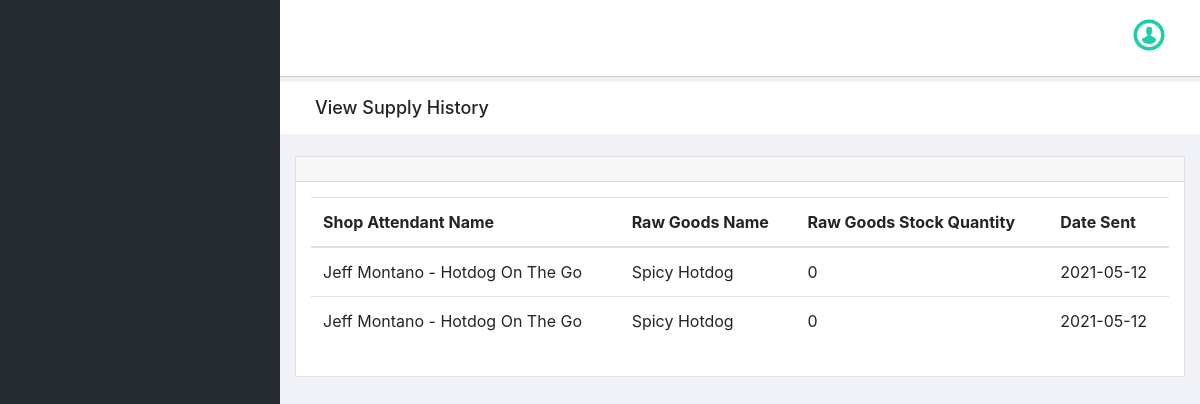
Screenshot of /supplier/view_supply_history.php with the database file from the repository.
### tables this page shows
CREATE TABLE `supply_history` (
  `supply_history_id` int(11) NOT NULL,
  `shop_attendant_id` int(11) NOT NULL,
  `raw_goods_id` int(11) NOT NULL,
  `date_sent` date NOT NULL
);

CREATE TABLE `shop_attendant` (
  `shop_attendant_id` int(11) NOT NULL,
  `username` varchar(150) NOT NULL,
  `password` varchar(150) NOT NULL,
  `shop_attendant_name` char(50) NOT NULL,
  `shop_attendant_address` varchar(150) NOT NULL
);

CREATE TABLE `inventory` (
  `inventory_id` int(11) NOT NULL,
  `inventory_rawgoods_id` int(11) NOT NULL,
  `inventory_rawgoods` varchar(150) NOT NULL,
  `inventory_stockqty` int(11) NOT NULL,
  `supplier_id` int(11) NOT NULL,
  `date_received` date NOT NULL,
  `inventory_status` tinyint(1) NOT NULL
);

### supplier/view_supply_history.php (the view, shortened to what this page needs)
<!doctype html>
<html class="no-js" lang="en">
<head>
    <link rel="stylesheet" href="../vendors/bootstrap/dist/css/bootstrap.min.css">
    <link rel="stylesheet" href="../vendors/font-awesome/css/font-awesome.min.css">
    <link rel="stylesheet" href="../vendors/themify-icons/css/themify-icons.css">
    <link rel="stylesheet" href="../vendors/flag-icon-css/css/flag-icon.min.css">
    <link rel="stylesheet" href="../vendors/selectFX/css/cs-skin-elastic.css">
    <link rel="stylesheet" href="../vendors/jqvmap/dist/jqvmap.min.css">
    <link rel="stylesheet" href="../assets/css/style.css">
</head>
<body>
    <?php include_once('includes/sidebar.php');?>
    <div id="right-panel" class="right-panel">
        <?php include_once('includes/header.php');?>
        <div class="breadcrumbs">
            <div class="col-sm-4">
                <div class="page-header float-left">
                    <div class="page-title">
                        <h1>View Supply History</h1>
                    </div>
                </div>
            </div>
            <div class="col-sm-8">
            </div>
        </div>
  <div class="content mt-3">
            <div class="animated fadeIn">
                <div class="row">
                    <div class="col-lg-12">
                        <div class="card">
                            <div class="card-header">
                            </div>
                            <div class="card-body">
                                <table class="table" id="manageInventory" width="100%">
                                    <thead>
                                        <tr>
                                          <th>Shop Attendant Name</th>
                                          <th>Raw Goods Name</th>
                                          <th>Raw Goods Stock Quantity</th>
                                          <th>Date Sent</th>
                                       </tr>
                                        </thead>
                 <?php
                    $conn = connect();
                    $result=mysqli_query($conn,"SELECT * FROM supply_history JOIN shop_attendant ON supply_history.shop_attendant_id = shop_attendant.shop_attendant_id JOIN inventory ON inventory.inventory_rawgoods_id = supply_history.raw_goods_id");
                    while ($row=mysqli_fetch_array($result)) {
                    ?>
                   <tr>
                      <td><?php echo $row['shop_attendant_name'];?> </td>
                      <td><?php echo $row['inventory_rawgoods'];?></td>
                      <td><?php echo $row['inventory_stockqty'];?></td>
                      <td><?php echo $row['date_sent'];?></td>
                   </tr>
            <?php
                 }
             ?>
                                </table>
                            </div>
                        </div>
                    </div>
                </div>
            </div>
        </div>
    </div>
</body>
</html>

### rows the page displays
supply_history: shop_attendant.shop_attendant_name "Jeff Montano - Hotdog On The Go", inventory.inventory_rawgoods "Spicy Hotdog", inventory.inventory_stockqty "0", date_sent "2021-05-12"
supply_history: shop_attendant.shop_attendant_name "Jeff Montano - Hotdog On The Go", inventory.inventory_rawgoods "Spicy Hotdog", inventory.inventory_stockqty "0", date_sent "2021-05-12"
